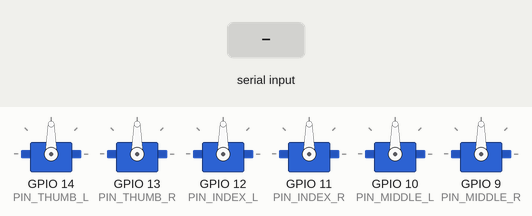
This sketch was run on a simulated ESP32. Shown: 6 × servo. Inputs (shaded band) come from the test bench. What the sketch prints to the serial monitor is not drawn.

Above: at 1.2 s.
1.3 s: "1" received over Serial
At 2.4 s:
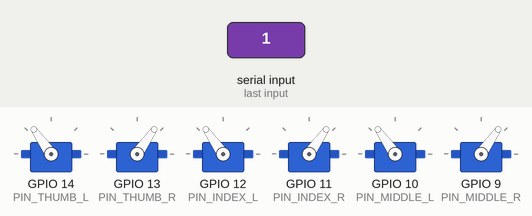
2.8 s: "o" received over Serial
At 3.5 s:
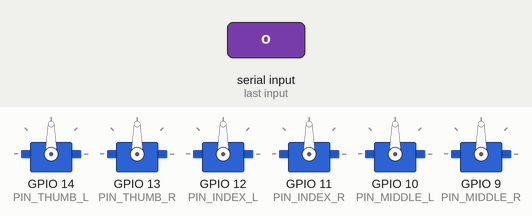
Timing chart, 0 to 5.8 s (numbered marks = the images above; inputs shaded):
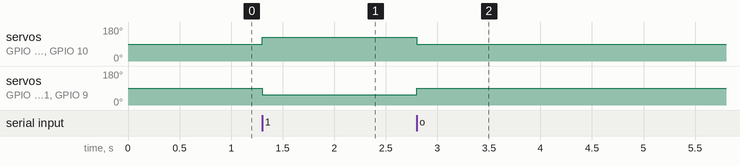

Measured:
- after the input at 1.3 s, servo on GPIO 14 (PIN_THUMB_L), servo on GPIO 12 (PIN_INDEX_L), servo on GPIO 10 (PIN_MIDDLE_L): 90° → 125° at once; servo on GPIO 13 (PIN_THUMB_R), servo on GPIO 11 (PIN_INDEX_R), servo on GPIO 9 (PIN_MIDDLE_R): 90° → 55° at once
- after the input at 2.8 s, servo on GPIO 14 (PIN_THUMB_L), servo on GPIO 12 (PIN_INDEX_L), servo on GPIO 10 (PIN_MIDDLE_L): 125° → 90° at once; servo on GPIO 13 (PIN_THUMB_R), servo on GPIO 11 (PIN_INDEX_R), servo on GPIO 9 (PIN_MIDDLE_R): 55° → 90° at once

The sketch:

sketch_nov17a.ino
```cpp
#include <ESP32Servo.h>

// ====== 舵机对象 ======
// 拇指
Servo thumbL;  // 舵机1，左
Servo thumbR;  // 舵机2，右

// 食指
Servo indexL;  // 舵机3，左
Servo indexR;  // 舵机4，右

// 中指
Servo middleL; // 舵机5，左
Servo middleR; // 舵机6，右

// ====== 引脚映射（按你画的图）======
const int PIN_THUMB_L  = 14; // 舵机1
const int PIN_THUMB_R  = 13; // 舵机2
const int PIN_INDEX_L  = 12; // 舵机3
const int PIN_INDEX_R  = 11; // 舵机4
const int PIN_MIDDLE_L = 10; // 舵机5
const int PIN_MIDDLE_R = 9;  // 舵机6

// 每根手指的中位 & 弯曲量（后面可以分别微调）
const int MID_THUMB   = 90;
const int DELTA_THUMB = 35;

const int MID_INDEX   = 90;
const int DELTA_INDEX = 35;

const int MID_MIDDLE   = 90;
const int DELTA_MIDDLE = 35;

bool allClosed = false;  // 當前是否三指都處於"抓緊"狀態

// 通用：設置一根手指兩個舵機角度
void setFinger(Servo &servoL, Servo &servoR, int mid, int delta)
{
  int left  = mid + delta;
  int right = mid - delta;

  left  = constrain(left,  0, 180);
  right = constrain(right, 0, 180);

  servoL.write(left);
  servoR.write(right);
}

// ====== 拇指控制 ======
void openThumb()  { setFinger(thumbL,  thumbR,  MID_THUMB,   0); }
void closeThumb() { setFinger(thumbL,  thumbR,  MID_THUMB,   DELTA_THUMB); }

// ====== 食指控制 ======
void openIndex()  { setFinger(indexL,  indexR,  MID_INDEX,   0); }
void closeIndex() { setFinger(indexL,  indexR,  MID_INDEX,   DELTA_INDEX); }

// ====== 中指控制 ======
void openMiddle()  { setFinger(middleL, middleR, MID_MIDDLE,  0); }
void closeMiddle() { setFinger(middleL, middleR, MID_MIDDLE,  DELTA_MIDDLE); }

// 三指一起
void openAll()
{
  openThumb();
  openIndex();
  openMiddle();
}

void closeAll()
{
  closeThumb();
  closeIndex();
  closeMiddle();
}

void setup()
{
  Serial.begin(115200);

  // 分配 6 個定時器
  ESP32PWM::allocateTimer(0);
  ESP32PWM::allocateTimer(1);
  ESP32PWM::allocateTimer(2);
  ESP32PWM::allocateTimer(3);
  ESP32PWM::allocateTimer(4);
  ESP32PWM::allocateTimer(5);

  thumbL.setPeriodHertz(50);
  thumbR.setPeriodHertz(50);
  indexL.setPeriodHertz(50);
  indexR.setPeriodHertz(50);
  middleL.setPeriodHertz(50);
  middleR.setPeriodHertz(50);

  thumbL.attach(PIN_THUMB_L,   500, 2500);
  thumbR.attach(PIN_THUMB_R,   500, 2500);
  indexL.attach(PIN_INDEX_L,   500, 2500);
  indexR.attach(PIN_INDEX_R,   500, 2500);
  middleL.attach(PIN_MIDDLE_L, 500, 2500);
  middleR.attach(PIN_MIDDLE_R, 500, 2500);

  openAll();  // 上電先全部張開

  Serial.println("=== 三指聯動 測試 ===");
  Serial.println("輸入 1：三指在【全部張開 <-> 全部抓緊】之間切換");
  Serial.println("輸入 o：全部張開");
  Serial.println("輸入 c：全部抓緊");
}

void loop()
{
  if (Serial.available() > 0) {
    char c = Serial.read();
    Serial.print("收到：");
    Serial.println(c);

    if (c == '1') {
      if (allClosed) {
        openAll();
        allClosed = false;
        Serial.println("動作：全部張開");
      } else {
        closeAll();
        allClosed = true;
        Serial.println("動作：全部抓緊");
      }
    } else if (c == 'o' || c == 'O') {
      openAll();
      allClosed = false;
      Serial.println("命令 o：全部張開");
    } else if (c == 'c' || c == 'C') {
      closeAll();
      allClosed = true;
      Serial.println("命令 c：全部抓緊");
    }
  }
}
```
